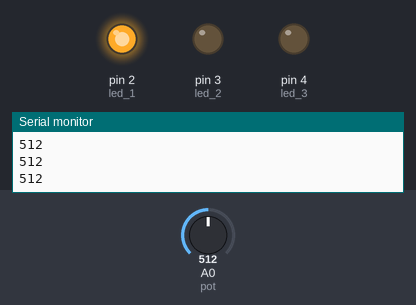
Simulated run of this sketch. Board: Arduino Uno, built with avr-gcc and run on an emulated ATmega328P. On the bench: output pins drawn as LEDs (lit = HIGH), the last lines printed to the serial monitor. The inputs (shaded band) are chosen by the test bench; at power-on: A0 (pot) = 512.

Above: at 1.2 s.
1.3 s: A0 (pot) set to 588
2.8 s: A0 (pot) set to 612
At 4.0 s:
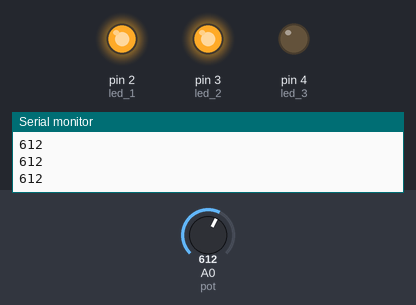
4.3 s: A0 (pot) set to 787
5.8 s: A0 (pot) set to 813
At 6.5 s:
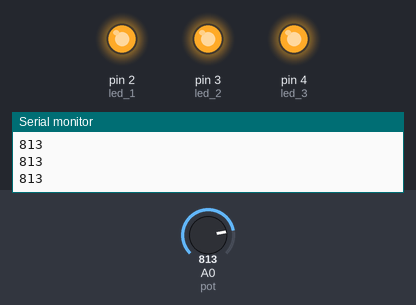
7.3 s: A0 (pot) set to 390
At 8.5 s:
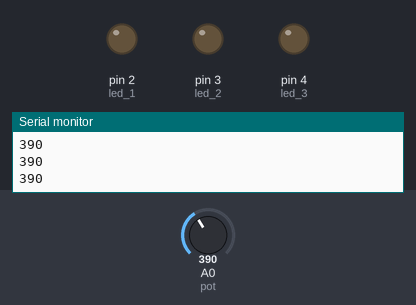
8.8 s: A0 (pot) set to 408
At 10.0 s:
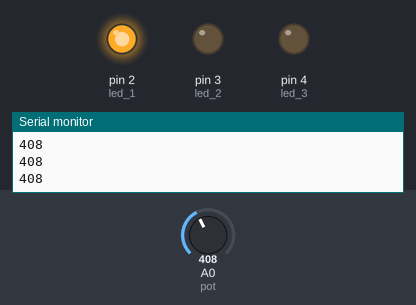
Timing chart, 0 to 11.3 s (numbered marks = the images above; inputs shaded):
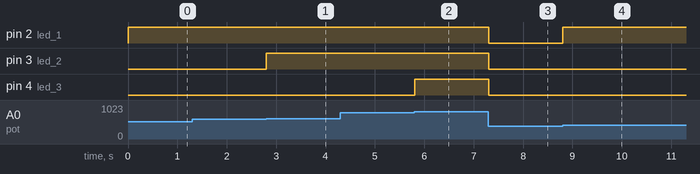

Measured:
- the behaviour switches between 600 and 601 on A0 (pot) (found by bisection; images 0 and 1)
- the behaviour switches between 800 and 801 on A0 (pot) (found by bisection; images 1 and 2)
- the behaviour switches between 400 and 401 on A0 (pot) (found by bisection; images 3 and 4)
- after the input at 2.8 s, pin 3 (led_2): LOW → HIGH at once
- after the input at 5.8 s, pin 4 (led_3): LOW → HIGH at once
- after the input at 7.3 s, pin 2 (led_1), pin 3 (led_2), pin 4 (led_3): HIGH → LOW at once
- after the input at 8.8 s, pin 2 (led_1): LOW → HIGH at once

The sketch:

potansiyometre_code_1_.ino
```cpp
int led_1 = 2;
int led_2 = 3;
int led_3 = 4;

int pot = A0;
int deger;


void setup() {
  Serial.begin(9600);
  pinMode(led_1, OUTPUT);
  pinMode(led_2, OUTPUT);
  pinMode(led_3, OUTPUT);
  pinMode(pot, INPUT);

}

void loop() {
  deger = analogRead(pot);

  if (deger <= 400) {
    digitalWrite(led_1, LOW);
    digitalWrite(led_2, LOW);
    digitalWrite(led_3, LOW);
  }  else if (deger <= 600) {
    digitalWrite(led_1, HIGH);
    digitalWrite(led_2, LOW);
    digitalWrite(led_3, LOW);
  }
  else if (deger <= 800) {
    digitalWrite(led_1, HIGH);
    digitalWrite(led_2, HIGH);
    digitalWrite(led_3, LOW);
  }
  else if (deger <= 1000) {
    digitalWrite(led_1, HIGH);
    digitalWrite(led_2, HIGH);
    digitalWrite(led_3, HIGH);
  }
  Serial.println(deger);
}
```
